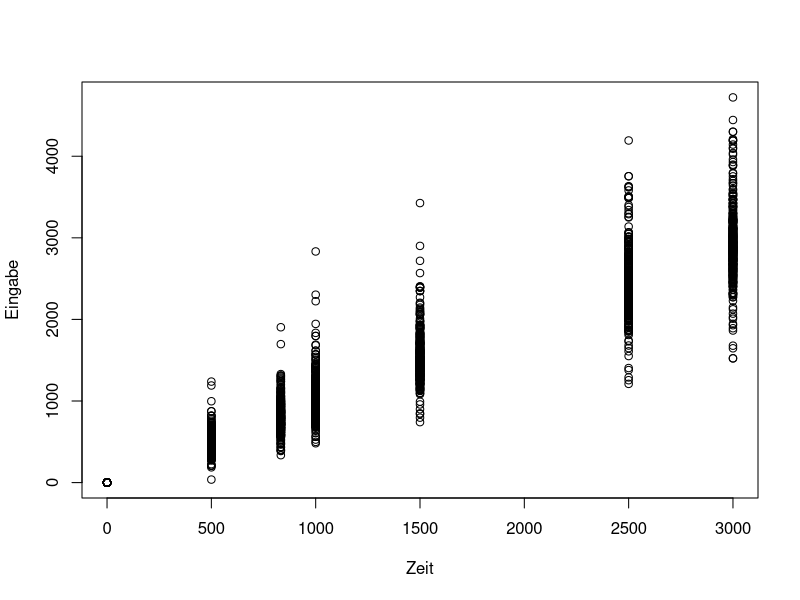
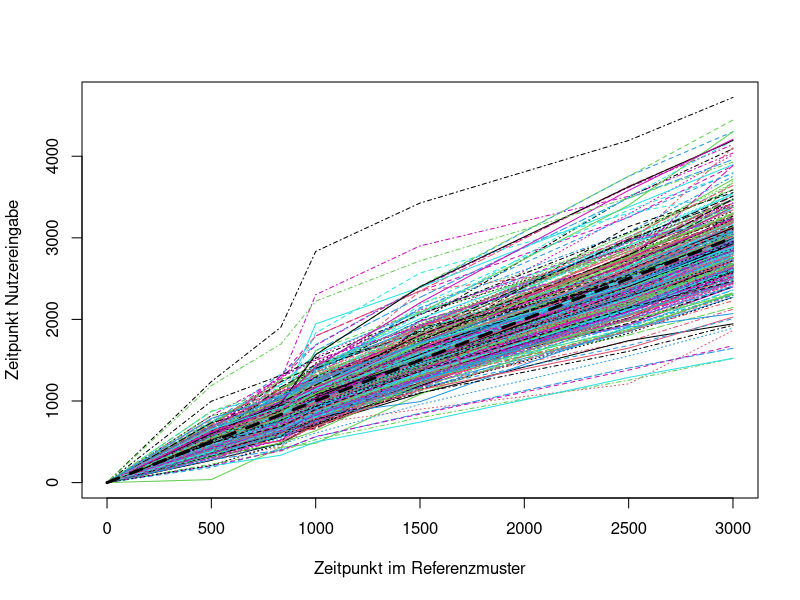
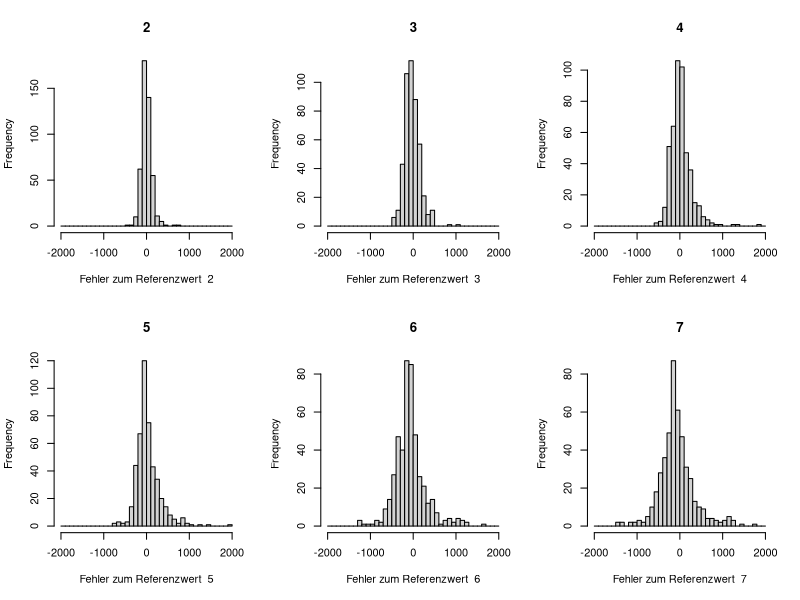
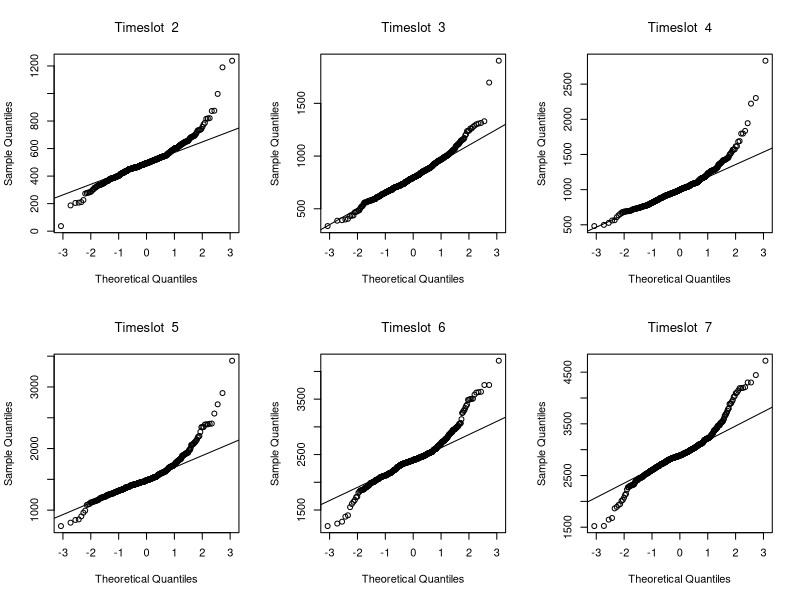
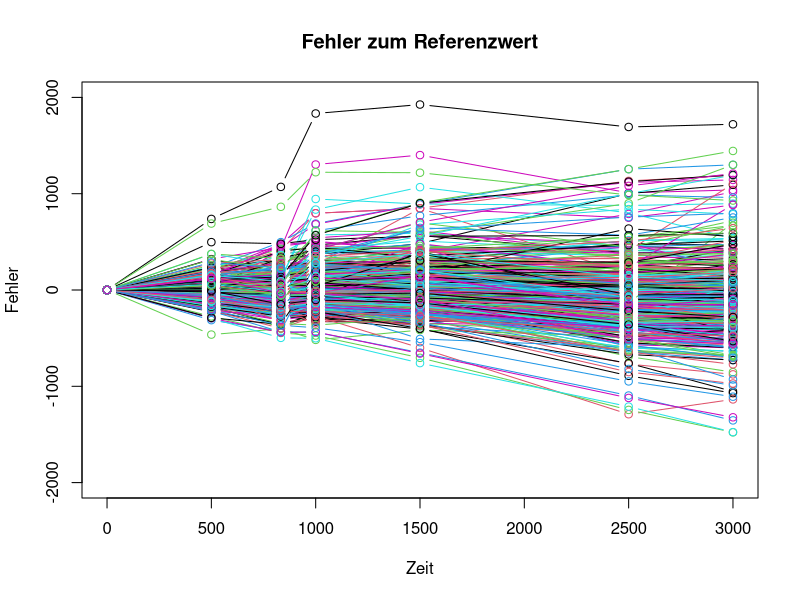
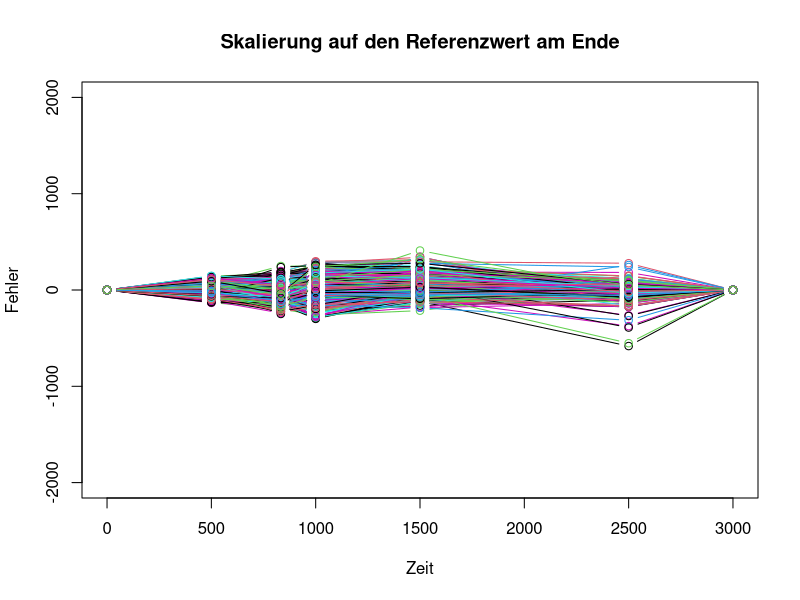
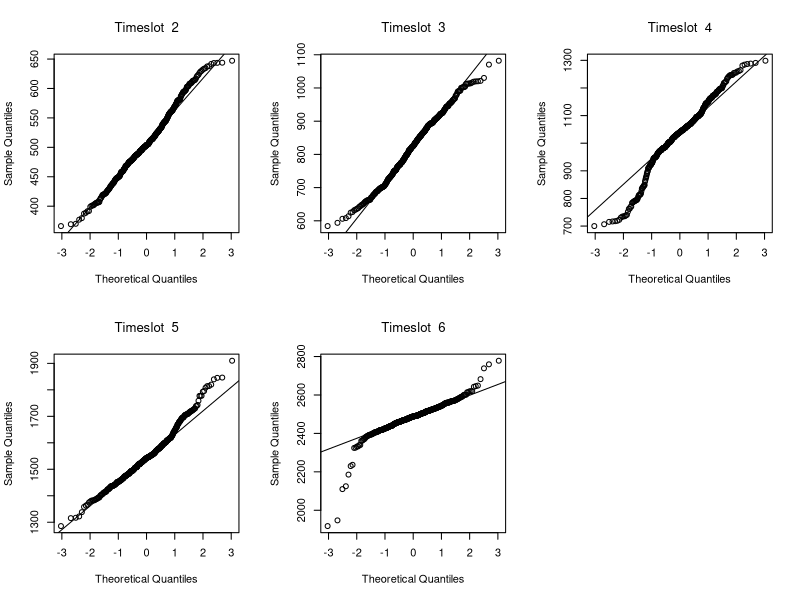
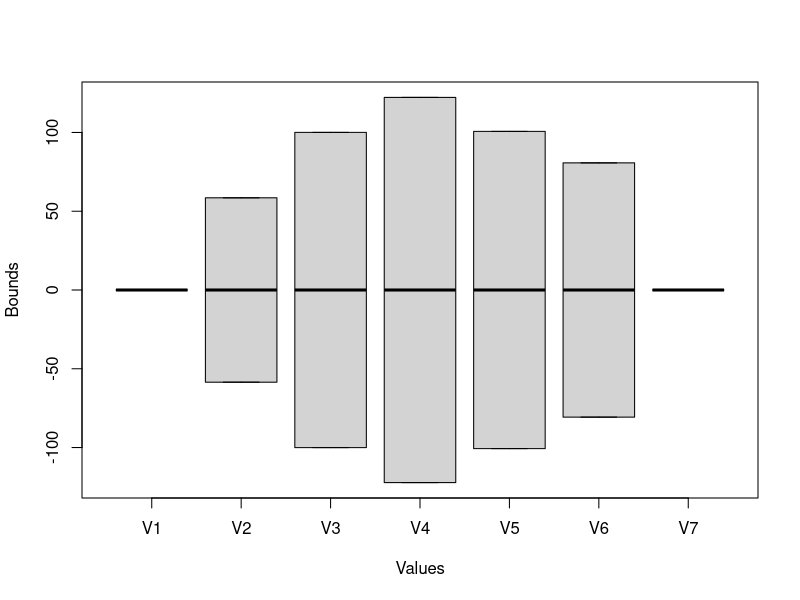

Generate these figures, in order, with R:
getwd()

par(mfrow=c(1,1))
orginalData = read.csv("all-data.csv", header=FALSE)

reference =  c(0,500,833,1000,1500,2500,3000)

# Abweichung zu Referenz Plot 1
r = data.frame(
	id = 1:nrow(orginalData),
	reference = rep(reference,each= nrow(orginalData)),
	input = unlist(orginalData)
);
plot(input ~ reference  ,r, 
     ylab="Eingabe",
     xlab="Zeit" )

# Abweichung zu Referenz Plot 2
r$error =r$input - r$reference
d = t(orginalData)
matplot(reference,d, type="l",
	xlab="Zeitpunkt im Referenzmuster",
	ylab="Zeitpunkt Nutzereingabe"
)
lines(reference,reference, 
	lwd=3, lty="dashed"
)

# Plot und Test auf Normalverteilung
par(mfrow=c(2,3))
for (i in 2:7) {
hist(d[i,] - reference[i],breaks=seq(-2000,2000,by=100),
	main=i,
	xlab=paste("Fehler zum Referenzwert ",i),
	xlim=c(-2000,2000)
)
}

#Keine Normalverteilung
par(mfrow=c(2,3))
dataset = t(d);
for (col in 2:7) {
qqnorm(dataset[,col], main = bquote("Timeslot " ~ .(col)))
qqline(dataset[,col])
}

# Verlauf und Abweichung über die Zeit
dcorr = d
summary(t(dcorr))

par(mfrow=c(1,1))
matplot(reference, dcorr - reference,lty=1 ,type="b",pch=1,
	main="Fehler zum Referenzwert",
	ylab="Fehler",
	xlab="Zeit",
	ylim=c(-2000, 2000)
)

summary(t(dcorr-reference))

#Varianz und Standardabweichung
1/apply(abs(dcorr-reference), 1, sd)
apply(abs(dcorr-reference), 1, var)

# Skalierung auf letzten Wert
for (row in 1:ncol(dcorr)) {
  linecorr = dcorr[,row] / (dcorr[7,row]/3000)
  if(all(linecorr <= reference*1.3 & linecorr >= reference*0.7))
	  dcorr[, row] = linecorr
  else
    dcorr[, row] = NA
}
dcorr = t(na.omit(t(dcorr)))

matplot(reference, dcorr - reference, pch=1,lty=1 ,type="b",
	main="Skalierung auf den Referenzwert am Ende",
	ylab="Fehler",
	xlab="Zeit",
	ylim=c(-2000, 2000)
)

summary(t(dcorr-reference))
#Varianz und Standardabweichung nach Skalierung
1/apply(abs(dcorr-reference), 1, sd)
apply(abs(dcorr-reference), 1, var)

#Nach Skalierung sollte es eine Normalverteilung sein
par(mfrow=c(2,3))
dataset = t(dcorr);
for (col in 2:6) {
  qqnorm(dataset[,col], main = bquote("Timeslot " ~ .(col)))
  qqline(dataset[,col])
}

###### Default Grenzen für KnockLock ableiten 
par(mfrow=c(1,1))
deviation = apply(dcorr - reference,1, sd)
deviation
#plot(reference,deviation)

bounds = cbind(+deviation, -deviation)
bounds
boxplot(t(bounds) , xlab="Values", ylab="Bounds")

sprintf("Maximale Abweichung bei normalisierten Werten (95%% Quantil): %f",2 * mean(deviation[2:6]))

nonScaledDev = apply((t(orginalData) - reference) * 2, 1, sd)
model <- lm(nonScaledDev ~ reference - 1)
plot(reference, nonScaledDev)
abline(model, col="red")
sprintf("Model zum Std-Fehler/Zeit für Skalierung: |meas_last - ref_last| <= ref_last * %f",model$coefficients[1])

###### 2. Studie

Bestanden = 1114
Zeitfehler = 189
Anzahlfehler = 466
Abweichungsfehler = 188


datatable = matrix( 
  c(Bestanden,0,0,0, 0,Zeitfehler,Anzahlfehler,Abweichungsfehler), 
  ncol=2
)
barplot(datatable,
        ylab="Anzahl",
        names.arg = c("Erfolgreich", "Fehler")
        )
text(x=1.9,y=100,labels = "Zeitfehler")     
text(x=1.9,y=500,labels = "Anzahlfehler")   
text(x=1.9,y=750,labels = "Abweichungsfehler")   
